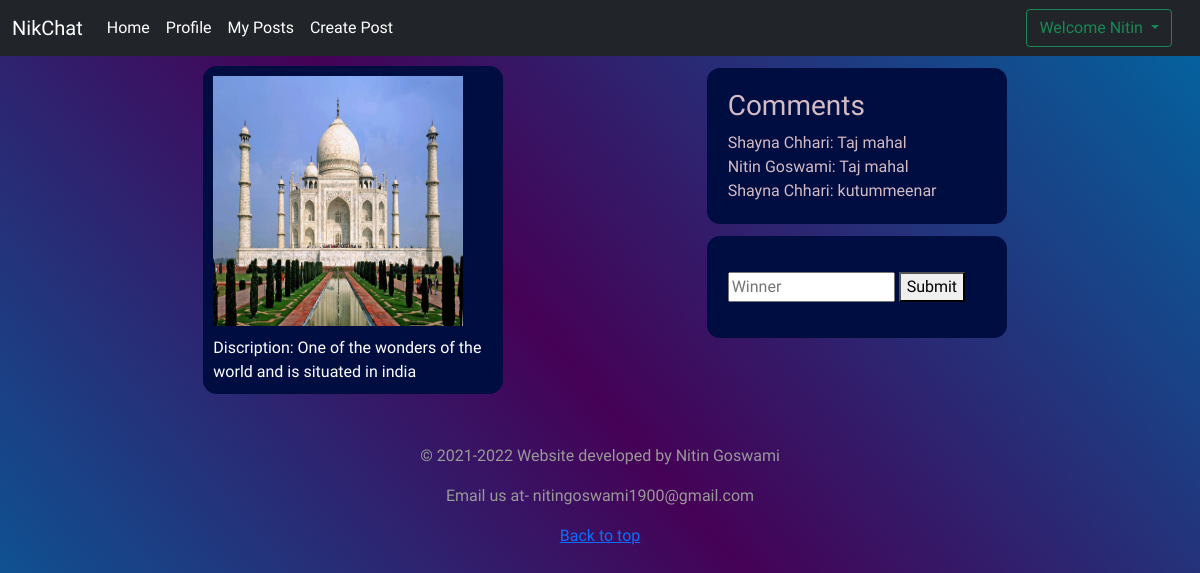
/profile/post/2/ (signed in), run on the app's committed database.
### user/models.py (models this page shows, shortened)
class User(AbstractUser):
    username = None
    email = models.EmailField(unique=True)
    age = models.IntegerField(null=True, blank=True)
    username = models.CharField(max_length=50, default="")
    address = models.TextField(default="")
    image = models.ImageField(upload_to ='user/images', null = True, blank = True)
    USERNAME_FIELD = 'email'
    REQUIRED_FIELDS = []
    object = CustomUserManager()

class Post(models.Model):
    user = models.ForeignKey(User, on_delete=models.CASCADE, related_name="user")
    image = models.ImageField(upload_to ='post/images', null = True, blank = True)
    dsc = models.CharField(max_length=500)
    winner = models.CharField(max_length=100, null = True, blank = True)
    pass

class Comment(models.Model):
    post = models.ForeignKey(Post, on_delete=CASCADE, related_name="post")
    comment_user = models.ForeignKey(User, on_delete=CASCADE, related_name="comment_user")
    comment = models.CharField(max_length=100)

### user/views.py (the view)
# urls.py: path('post/<int:post_id>/', views.perticularPost, name='post'),
def perticularPost(request, *args, **kwargs):
    if request.user.is_authenticated:
        context = {}
        user = request.user
        postId = kwargs.get('post_id')
        try:
            post = Post.objects.get(pk=postId)
        except Post.DoesNotExist:
            return HttpResponse("Post not found")
        if user != post.user:
            return HttpResponse("You are not allowed to be here")
        if request.method == "POST":
            winner_name = request.POST['winner']
            post.winner = winner_name
            post.save()
            pass
        try:
            comments = Comment.objects.filter(post=post)
            context['comments'] = comments
        except Comment.DoesNotExist:
            context['comments'] = None
        context['post'] = post
        return render(request, 'perticularPost.html', context)
    else:
        return redirect("/login")

### user/templates/perticularPost.html (shortened to what this page needs)
{% extends 'base.html' %}
{% block body %}
<div class="postbody">
    <div class="postbox">
        <div class="image">
            <img src="{{post.image.url}}" alt="">
        </div>
        <div class="discription">
            Discription: {{post.dsc}}
        </div>
    </div>
    <div class="outerbody">
        <div class="comments-body">
            <h3>Comments</h3>
            {% for comment in comments %}
            <div class="comment">
                <span>{{comment.comment_user.first_name}} {{comment.comment_user.last_name}}: </span>
                <span>{{comment.comment}}</span>
            </div>
            {% endfor %}
        </div>
        <div class="winner-body">
            <form method="POST">
                {% if post.winner != None %}
                <h4>Winner: {{post.winner}}</span>
                <input type="text" name="winner" placeholder="Change Winner" required>
                {% else %}
                <input type="text" name="winner" placeholder="Winner" required>
                {% endif %}
                <button>Submit</button>
            </form>
        </div>
    </div>
</div>
{% endblock body %}

### user/templates/base.html (shortened to what this page needs)
<!doctype html>
<html lang="en">
  <head>
    <link href="https://cdn.jsdelivr.net/npm/bootstrap@5.1.3/dist/css/bootstrap.min.css" rel="stylesheet">
    <link rel="stylesheet" href="/static/base.css">
    <link rel="stylesheet" href="/static/login.css">
    <link rel="stylesheet" href="/static/index.css">
    <link rel="stylesheet" href="/static/signup.css">
    <link rel="stylesheet" href="/static/mypost.css">
    <link rel="stylesheet" href="/static/profile.css">
    <link rel="stylesheet" href="/static/perticularPost.css">
  </head>
  <body>
    <nav class="navbar navbar-expand-lg navbar-dark bg-dark">
        <div class="container-fluid">
            <a class="navbar-brand" href="#">NikChat</a>
            <div class="collapse navbar-collapse" id="navbarSupportedContent">
                <ul class="navbar-nav me-auto mb-2 mb-lg-0">
                    {% if request.user.id != None %}
                    <li class="nav-item">
                        <a class="nav-link active" aria-current="page" href="/">Home</a>
                    </li>
                    <li class="nav-item">
                        <a class="nav-link active" href="{% url 'profile:profile' user_id=request.user.id %}">Profile</a>
                    </li>
                    <li class="nav-item">
                        <a class="nav-link active" href="{% url 'user:myPosts'%}">My Posts</a>
                    </li>
                    <li class="nav-item">
                        <a class="nav-link active" href="{% url 'user:createPost' user_id=request.user.id %}">Create Post</a>
                    </li>
                    {% endif %}
                </ul>
                {% if user.is_authenticated %}
                <div class="btn-group mx-2">
                    <button type="button" class="btn btn-outline-success dropdown-toggle" data-bs-toggle="dropdown"
                        aria-expanded="false" style="position: relative; left: -8px; margin:0;">
                        Welcome {{request.user.first_name}}
                    </button>
                </div>
                {% else %}
                <div class="button"><a href="/login" class="btn btn-outline-success mx-2">Login</a></div>
                <div class="button"><a href="/signup" class="btn btn-outline-success">Sign Up</a></div>
                {% endif %}
            </div>
        </div>
    </nav>
    {% block body %} {% endblock body %}
    <footer class="blog-footer">
        <p>&copy; 2021-2022 Website developed by Nitin Goswami</p>
        <p>Email us at- nitingoswami1900@gmail.com</p>
        <p>
            <a href="#">Back to top</a>
        </p>
    </footer>
</body>
</html>

### static/base.css (style rules this page uses)
html { min-height: -webkit-fill-available; }
body { background: linear-gradient(50deg, #0166a1, #450156, #0166a1) center center/cover; color: rgb(211, 187, 196); font-family: 'Baloo Chettan 2', cursive; }
.blog-footer { padding: 2.5rem 0; color: #999; text-align: center; }
.blog-footer p:last-child { margin-bottom: 0; }

### static/index.css (style rules this page uses)
.postbox img { width: 250px; height: 250px; }
.postbox .image { margin-bottom: 10px; }
.postbody { display: flex; flex-wrap: wrap; justify-content: space-evenly; }
.postbox { margin: 10px; width: 300px; height: fit-content; color: white; padding: 10px; background: #000d40; border-radius: 14px; }

### static/perticularPost.css (style rules this page uses)
.comments-body, .winner-body { background-color: #000d40; width: 300px; height: fit-content; padding: 21px; border-radius: 13px; margin-top: 12px; }
.winner-body input { width: 167px; margin: 15px 0px; }

### data on the page
User: user.first_name "Nitin"
Post: image (picture), dsc "One of the wonders of the world and is situated in india"
Comment: comment_user.first_name "Shayna", comment_user.last_name "Chhari", comment "Taj mahal"
Comment: comment_user.first_name "Nitin", comment_user.last_name "Goswami", comment "Taj mahal"
Comment: comment_user.first_name "Shayna", comment_user.last_name "Chhari", comment "kutummeenar"
